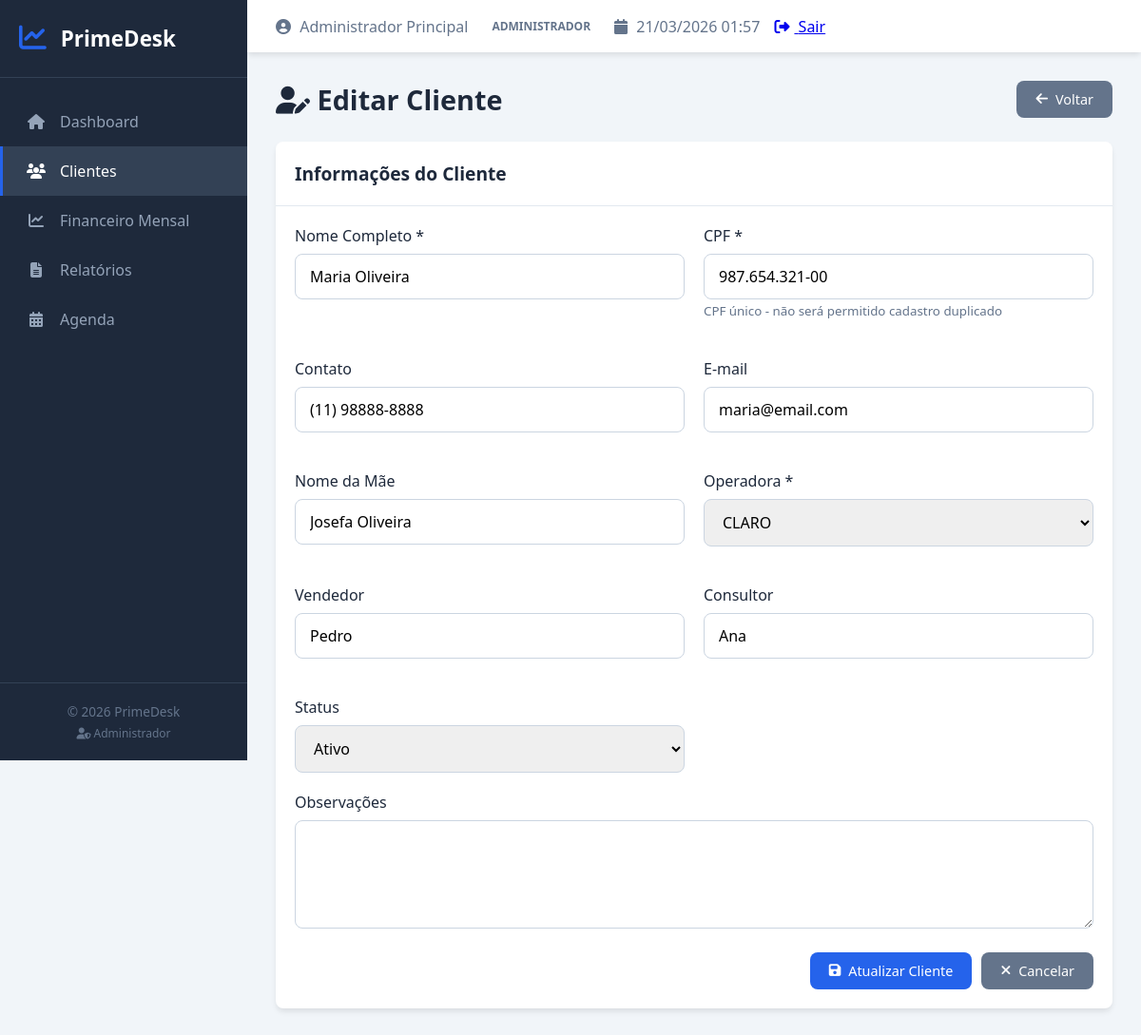
Page /index.php?page=editar_cliente&id=2 (signed in) on the committed database.
### tables this page shows
CREATE TABLE IF NOT EXISTS clientes (
    id INT AUTO_INCREMENT PRIMARY KEY,
    nome VARCHAR(255) NOT NULL,
    cpf VARCHAR(14),
    contato VARCHAR(20),
    email VARCHAR(255),
    nome_mae VARCHAR(255),
    operadora ENUM('TIM', 'VIVO', 'CLARO', 'OUTROS') DEFAULT 'OUTROS',
    senha VARCHAR(255),
    vendedor VARCHAR(100),
    consultor VARCHAR(100),
    observacoes TEXT,
    status ENUM('Ativo', 'Inativo') DEFAULT 'Ativo',
    data_cadastro TIMESTAMP DEFAULT CURRENT_TIMESTAMP
);

### pages/editar_cliente.php (the view, shortened to what this page needs)
<?php
$database = new Database();
$conn = $database->getConnection();
$id = isset($_GET['id']) ? $_GET['id'] : 0;
$stmt = $conn->prepare("SELECT * FROM clientes WHERE id = ?");
$stmt->execute([$id]);
$cliente = $stmt->fetch();
?>
<div class="page-header">
    <h2><i class="fas fa-user-edit"></i> Editar Cliente</h2>
    <a href="index.php?page=clientes" class="btn btn-secondary">
        <i class="fas fa-arrow-left"></i> Voltar
    </a>
</div>
<div class="table-container">
    <div class="table-header">
        <h3>Informações do Cliente</h3>
    </div>
    <form id="formCliente" style="padding: 20px;">
        <div style="display: grid; grid-template-columns: repeat(auto-fit, minmax(300px, 1fr)); gap: 20px;">
            <div class="form-group">
                <label>Nome Completo *</label>
                <input type="text" name="nome" id="nome" class="form-control"
                       value="<?php echo htmlspecialchars($cliente['nome']); ?>" required>
            </div>
            <div class="form-group">
                <label>CPF *</label>
                <input type="text" name="cpf" id="cpf" class="form-control"
                       value="<?php echo htmlspecialchars($cliente['cpf']); ?>"
                       placeholder="000.000.000-00" maxlength="14" required>
                <small style="color: var(--text-light);">CPF único - não será permitido cadastro duplicado</small>
            </div>
            <div class="form-group">
                <label>Contato</label>
                <input type="text" name="contato" id="contato" class="form-control"
                       value="<?php echo htmlspecialchars($cliente['contato']); ?>"
                       placeholder="(00) 00000-0000" maxlength="15">
            </div>
            <div class="form-group">
                <label>E-mail</label>
                <input type="email" name="email" id="email" class="form-control"
                       value="<?php echo htmlspecialchars($cliente['email']); ?>"
                       placeholder="email@exemplo.com">
            </div>
            <div class="form-group">
                <label>Nome da Mãe</label>
                <input type="text" name="nome_mae" id="nome_mae" class="form-control"
                       value="<?php echo htmlspecialchars($cliente['nome_mae']); ?>">
            </div>
            <div class="form-group">
                <label>Operadora *</label>
                <select name="operadora" id="operadora" class="form-control" required>
                    <option value="CLARO" <?php echo ($cliente['operadora'] == 'CLARO') ? 'selected' : ''; ?>>CLARO</option>
                </select>
            </div>
            <div class="form-group">
                <label>Vendedor</label>
                <input type="text" name="vendedor" id="vendedor" class="form-control"
                       value="<?php echo htmlspecialchars($cliente['vendedor']); ?>">
            </div>
            <div class="form-group">
                <label>Consultor</label>
                <input type="text" name="consultor" id="consultor" class="form-control"
                       value="<?php echo htmlspecialchars($cliente['consultor']); ?>">
            </div>
            <div class="form-group">
                <label>Status</label>
                <select name="status" id="status" class="form-control">
                    <option value="Ativo" <?php echo ($cliente['status'] == 'Ativo') ? 'selected' : ''; ?>>Ativo</option>
                </select>
            </div>
        </div>
        <div class="form-group">
            <label>Observações</label>
            <textarea name="observacoes" id="observacoes" class="form-control" rows="4"><?php echo htmlspecialchars($cliente['observacoes']); ?></textarea>
        </div>
        <div class="form-actions">
            <button type="submit" class="btn btn-primary">
                <i class="fas fa-save"></i> Atualizar Cliente
            </button>
            <a href="index.php?page=clientes" class="btn btn-secondary">
                <i class="fas fa-times"></i> Cancelar
            </a>
        </div>
    </form>
</div>

### assets/css/style.css (style rules this page uses)
:root { --primary-color: #2563eb; --primary-dark: #1d4ed8; --secondary-color: #64748b; --bg-color: #f1f5f9; --sidebar-bg: #1e293b; --sidebar-hover: #334155; --text-color: #1e293b; --text-light: #64748b; --white: #ffffff; --success: #10b981; --success-light: #d1fae5; --warning: #f59e0b; --warning-light: #fef3c7; --danger: #ef4444; --danger-light: #fee2e2; --shadow: 0 4px 6px -1px rgba(0, 0, 0, 0.1); --shadow-lg: 0 10px 15px -3px rgba(0, 0, 0, 0.1); --border-radius: 8px; --transition: all 0.3s ease; }
* { margin: 0; padding: 0; box-sizing: border-box; font-family: 'Segoe UI', Tahoma, Geneva, Verdana, sans-serif; }
body { background-color: var(--bg-color); color: var(--text-color); display: flex; min-height: 100vh; }
.table-container { background: var(--white); border-radius: var(--border-radius); box-shadow: var(--shadow); overflow: hidden; margin-bottom: 30px; }
.table-header { padding: 20px; border-bottom: 1px solid #e2e8f0; display: flex; justify-content: space-between; align-items: center; flex-wrap: wrap; gap: 15px; }
.table-header h3 { font-size: 1.2rem; color: var(--text-color); }
.form-group { margin-bottom: 20px; }
.form-group label { display: block; margin-bottom: 8px; font-weight: 500; color: var(--text-color); }
.form-control { width: 100%; padding: 12px 15px; border: 1px solid #cbd5e1; border-radius: var(--border-radius); font-size: 1rem; transition: var(--transition); }
textarea.form-control { resize: vertical; min-height: 100px; }
.btn { padding: 10px 20px; border: none; border-radius: var(--border-radius); cursor: pointer; font-weight: 500; font-size: 0.9rem; transition: var(--transition); text-decoration: none; display: inline-flex; align-items: center; gap: 8px; justify-content: center; }
.btn-primary { background-color: var(--primary-color); color: var(--white); }
.btn-secondary { background-color: var(--secondary-color); color: var(--white); }
.form-actions { display: flex; gap: 10px; margin-top: 20px; }
.page-header { display: flex; justify-content: space-between; align-items: center; margin-bottom: 25px; flex-wrap: wrap; gap: 15px; }
.page-header h2 { font-size: 1.8rem; color: var(--text-color); }
.form-actions { display: flex; gap: 10px; margin-top: 20px; justify-content: flex-end; }

### rows in the picture
clientes: nome "Maria Oliveira", cpf "987.654.321-00", contato "(11) 98888-8888", email "maria@email.com", nome_mae "Josefa Oliveira", operadora "CLARO", vendedor "Pedro", consultor "Ana", status "Ativo"

### other values in the picture
$usuarioNivel "Administrador"
$_SESSION['usuario_nome'] "Administrador Principal"
$_SESSION['usuario_nivel'] "ADMINISTRADOR"
